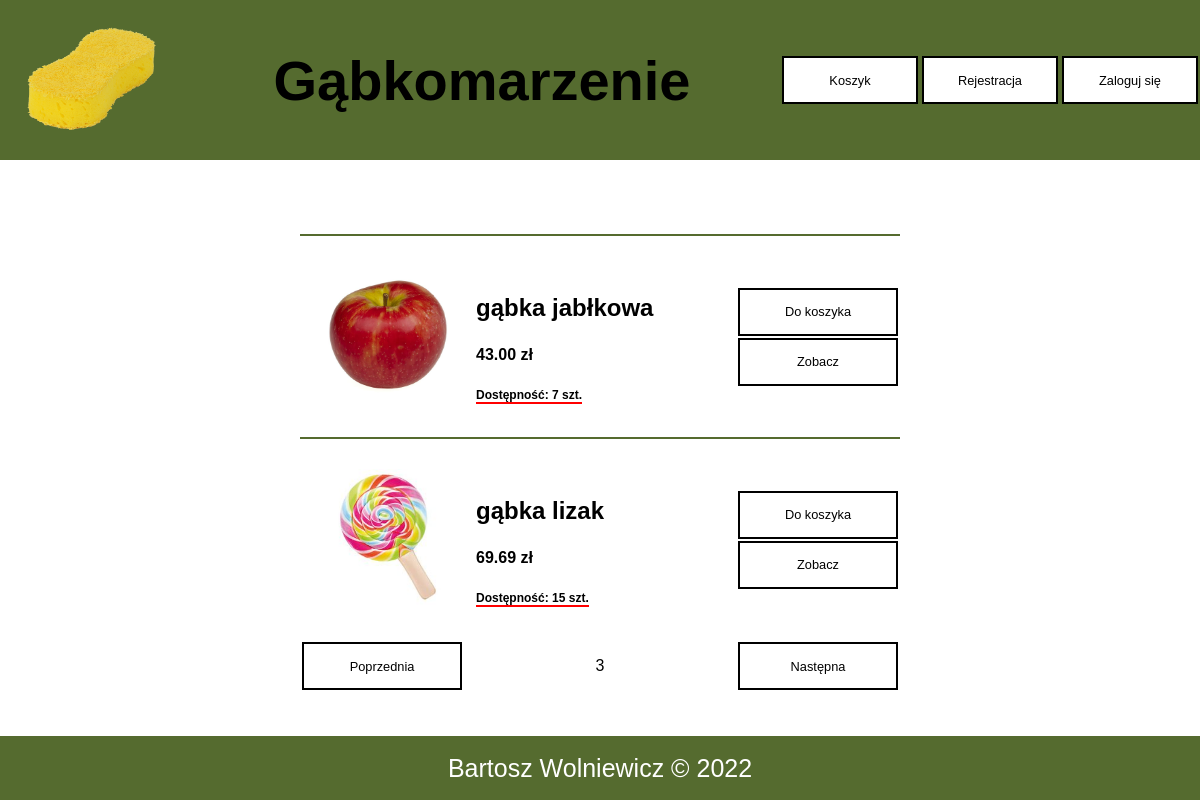
The page /index.php?p=3 on the database as committed earlier.
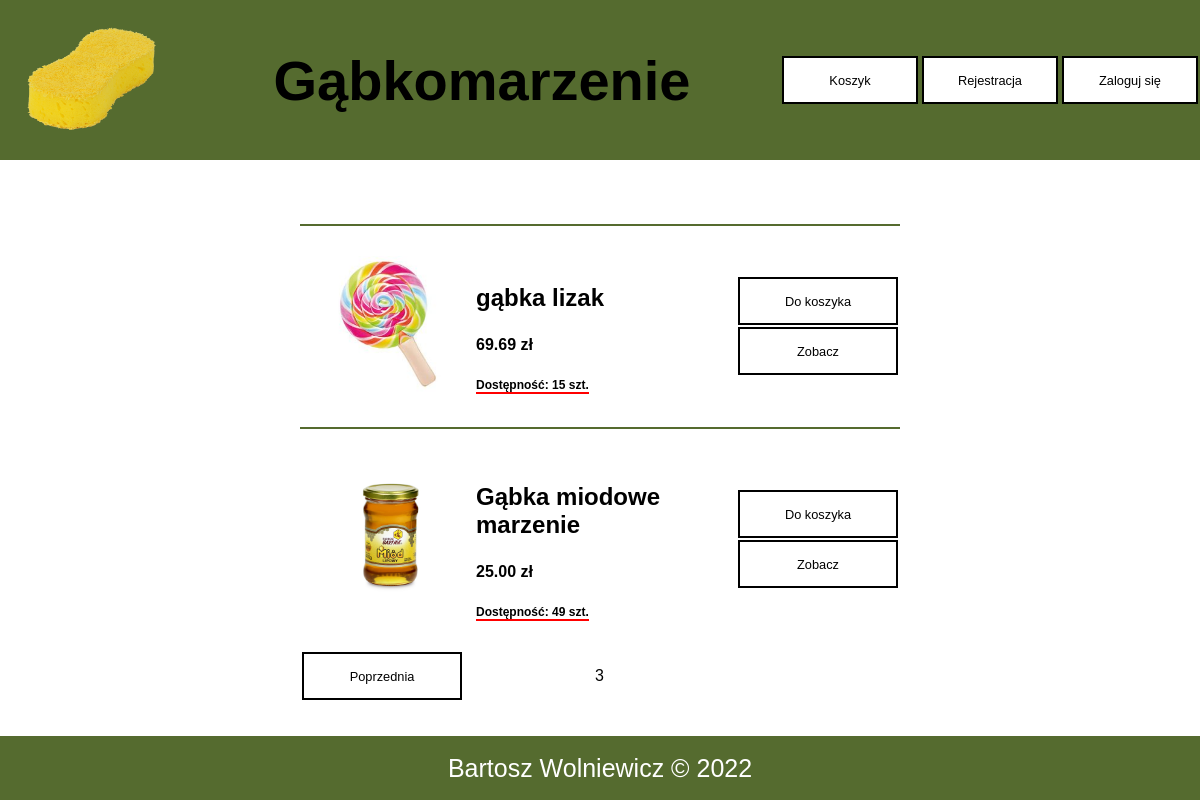
The same page on the database as committed later.
### tables this page shows
CREATE TABLE `produkty` (
  `id` int(11) NOT NULL,
  `nazwa` varchar(250) NOT NULL,
  `zdjecie` varchar(50) NOT NULL,
  `cena` decimal(10,2) NOT NULL,
  `ilosc_magazyn` int(11) DEFAULT NULL,
  `widoczny` tinyint(1) DEFAULT NULL
);

### scripts/show_produkty.php (the view)
<?php
echo "<div id=content>";
    $conn = new mysqli('localhost', 'root', '', 'passwd_hash');
    $sql = "SELECT count(*) ile FROM produkty WHERE widoczny=1";
    $productcount = $conn->query($sql)->fetch_assoc()['ile'];
    $prod_per_page = 2;
    $pagecount=ceil($productcount/$prod_per_page);
    $p= (isset($_GET['p'])) ? $_GET['p'] : 1;
    $pom=($p-1)*$prod_per_page;
    $sql = "SELECT id, nazwa, zdjecie, cena, ilosc_magazyn FROM produkty WHERE widoczny=1 ORDER BY 1 LIMIT $prod_per_page OFFSET $pom";
    $res = $conn->query($sql);
    while($produkt = $res->fetch_assoc()){
    echo <<< OPOLE
    <div class=produkt>
        <div class=zwijaj>
        <a href=./sites/produkt.php?id=$produkt[id]><img class=midimg src=./images/$produkt[zdjecie] alt=$produkt[nazwa]></a>
        <div>
        <a href=./sites/produkt.php?id=$produkt[id]><h3>$produkt[nazwa]</h3></a>
            <h4>$produkt[cena] zł</h4>
            <h5>Dostępność: <span class=sztuki>$produkt[ilosc_magazyn]</span> szt.</h5>
        </div>
        </div>
        <div>
        <a class=button href=./index.php?action=koszyk&id=$produkt[id]&p=$p><div>Do koszyka</div></a>
        <a class=button href=./sites/produkt.php?id=$produkt[id]&p=$p><div>Zobacz</div></a>
        </div>
    </div>
OPOLE;
    }
if($p==1&&$pagecount>1){
    echo "<div id=lower_butt><div class=szer></div><div>$p</div><a href=./index.php?p=2 class=button><div>Następna</div></a></div>";
}
elseif($p==1&&$pagecount==1){
}
elseif($p<$pagecount){
    $pp=$p-1;
    $nn=$p+1;
    echo "<div id=lower_butt><a href=./index.php?p=$pp class=button><div>Poprzednia</div></a><div>$p</div><a href=./index.php?p=$nn class=button><div>Następna</div></a></div>";
}else{
    $pp=$p-1;
    echo "<div id=lower_butt><a href=./index.php?p=$pp class=button><div>Poprzednia</div></a><div>$p</div><div class=szer></div></div>";
}
?>

### index.php (shortened to what this page needs)
<!DOCTYPE html>
<html lang="pl" dir="ltr">
  <head>
    <link rel="stylesheet" href="./styl.css">
  </head>
  <body>
    <header>
      <a href="index.php"><img src="./images/logo.png" id="logo" alt="logo"></a>
      <h1>Gąbkomarzenie</h1>
      <div id="nazwa">
        <a class="button" href="./sites/koszyk.php"><div>Koszyk</div></a>
        <a class="button" href="index.php?action=reg"><div>Rejestracja</div></a>
        <a class="button" href="index.php?action=log"><div>Zaloguj się</div></a>
      </div>
    </header>
    <?php
    if(isset($_GET['action'])){
      if($_GET['action']=="reg"){
        require_once('./scripts/register_form.php');
      }
      elseif($_GET['action']=="log"){
        require_once('./scripts/login_form.php');
      }
      elseif($_GET['action']=="forgot"){
        require_once('./scripts/zapomnialem_hasla_form.php');
      }
      elseif($_GET['action']=="Zalogowano pomyślnie!"){
        $_SESSION['username'] = $_GET['username'];
        require_once('./scripts/show_produkty.php');
      }
      elseif($_GET['action']=="out"){
        unset($_SESSION['username']);
        unset($_SESSION['koszyk']);
        echo "<script>document.getElementById('nazwa').innerHTML = '<a class=button href=./sites/koszyk.php><div>Koszyk</div></a><a class=button href=./index.php?action=reg><div>Rejestracja</div></a><a class=button href=./index.php?action=log><div>Zaloguj się</div></a>'</script>";
        require_once('./scripts/show_produkty.php');
      }
      if($_GET['action']=="koszyk"){
        if(isset($_SESSION['koszyk'][$_GET['id']])){
          $_SESSION['koszyk'][$_GET['id']]++;
        }
        else{
          $_SESSION['koszyk'][$_GET['id']]=1;
        }
        header("location: ./index.php?p=$_GET[p]");
      }
    }
    else{
      require_once('./scripts/show_produkty.php');
    }
     ?>
     </div>
     <footer>Bartosz Wolniewicz &copy; 2022</footer>
  </body>
</html>

### styl.css (style rules this page uses)
body { font-family: 'HelveticaNow', 'Helvetica'; margin: 0; }
a { text-decoration: none; color:black; }
h1 { font-size: 7vh; }
h3 { font-size: 3vh; }
h4 { font-size: 2vh; }
h5 { font-size: 1.5vh; }
#logo { height: 15vmin; width: 23vmin; }
.midimg { height: 17vmin; width: 17vmin; margin-right: 20px; margin-left: 20px; padding-bottom: 1px; }
header { height: 20vh; display: flex; background-color: darkolivegreen; flex-direction: row; align-items: center; justify-content: space-between; position: sticky; top: 0; }
.button { text-decoration: none; height: 28px; width: 140px; background-color: white; color: black; border: 2px solid black; margin: 2px; padding: 8px; display: flex; align-items: center; justify-content: center; }
#nazwa { width: 35%; height: 150px; display: flex; flex-direction: row; justify-content: flex-end; align-items: center; }
#nazwa .button { width: 150px; }
#content { min-height: 72vmin; background-color: white; display: flex; flex-direction: column; justify-content: center; align-items: center; }
.produkt:nth-of-type(1) { margin-top: 30px; }
.produkt { display: flex; flex-direction: row; justify-content: space-between; align-items: center; width: 50%; border-top: 2px solid darkolivegreen; padding-top: 30px; padding-bottom: 30px; }
footer { background-color: darkolivegreen; color: white; height: 8vmin; font-size: 25px; display: flex; justify-content: center; align-items: center; }
.zwijaj { display: flex; justify-content: center; align-items: center; }
a.button > div { font-size: 1.6vmin; }
#lower_butt { width: 50%; display: flex; flex-direction: row; justify-content: space-between; align-items: center; }

Rows that differ between the two databases and show on the page:
removed produkty: zdjecie (picture), nazwa "gąbka jabłkowa", cena "43.00", ilosc_magazyn "7"
added produkty: zdjecie (picture), nazwa "Gąbka miodowe marzenie", cena "25.00", ilosc_magazyn "49"
Other text that changed with them:
$p: (not shown) → "3"
$p: "3" → (not shown)
text no longer shown: "Następna"
